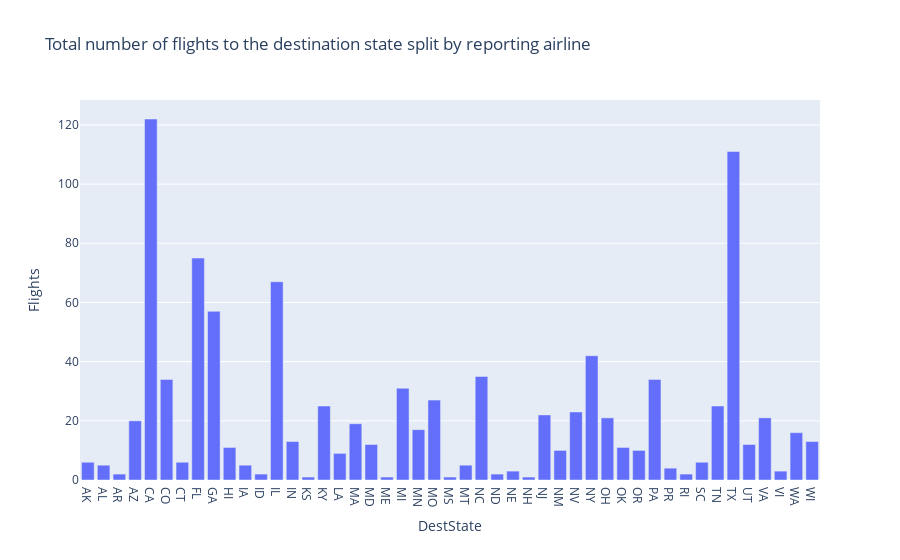

The notebook cell this image was saved under:
### Code cell
fig =  px.bar(bar_data,x='DestState',y='Flights', title='Total number of flights to the destination state split by reporting airline') 
fig.show()

### Figure 1 — Plotly figure (JSON) as saved in the notebook; plotly's stock layout.template omitted (floating-point values rounded to 4 significant figures)
{"data": [{"alignmentgroup": "True", "hovertemplate": "DestState=%{x}<br>Flights=%{y}<extra></extra>", "legendgroup": "", "marker": {"color": "#636efa", "pattern": {"shape": ""}}, "name": "", "offsetgroup": "", "orientation": "v", "showlegend": false, "textposition": "auto", "type": "bar", "x": ["AK", "AL", "AR", "AZ", "CA", "CO", "CT", "FL", "GA", "HI", "IA", "ID", "IL", "IN", "KS", "KY", "LA", "MA", "MD", "ME", "MI", "MN", "MO", "MS", "MT", "NC", "ND", "NE", "NH", "NJ", "NM", "NV", "NY", "OH", "OK", "OR", "PA", "PR", "RI", "SC", "TN", "TX", "UT", "VA", "VI", "WA", "WI"], "xaxis": "x", "y": [6, 5, 2, 20, 122, 34, 6, 75, 57, 11, 5, 2, 67, 13, 1, 25, 9, 19, 12, 1, 31, 17, 27, 1, 5, 35, 2, 3, 1, 22, 10, 23, 42, 21, 11, 10, 34, 4, 2, 6, 25, 111, 12, 21, 3, 16, 13], "yaxis": "y"}], "layout": {"barmode": "relative", "legend": {"tracegroupgap": 0}, "title": {"text": "Total number of flights to the destination state split by reporting airline"}, "xaxis": {"anchor": "y", "domain": [0, 1], "title": {"text": "DestState"}}, "yaxis": {"anchor": "x", "domain": [0, 1], "title": {"text": "Flights"}}}}
